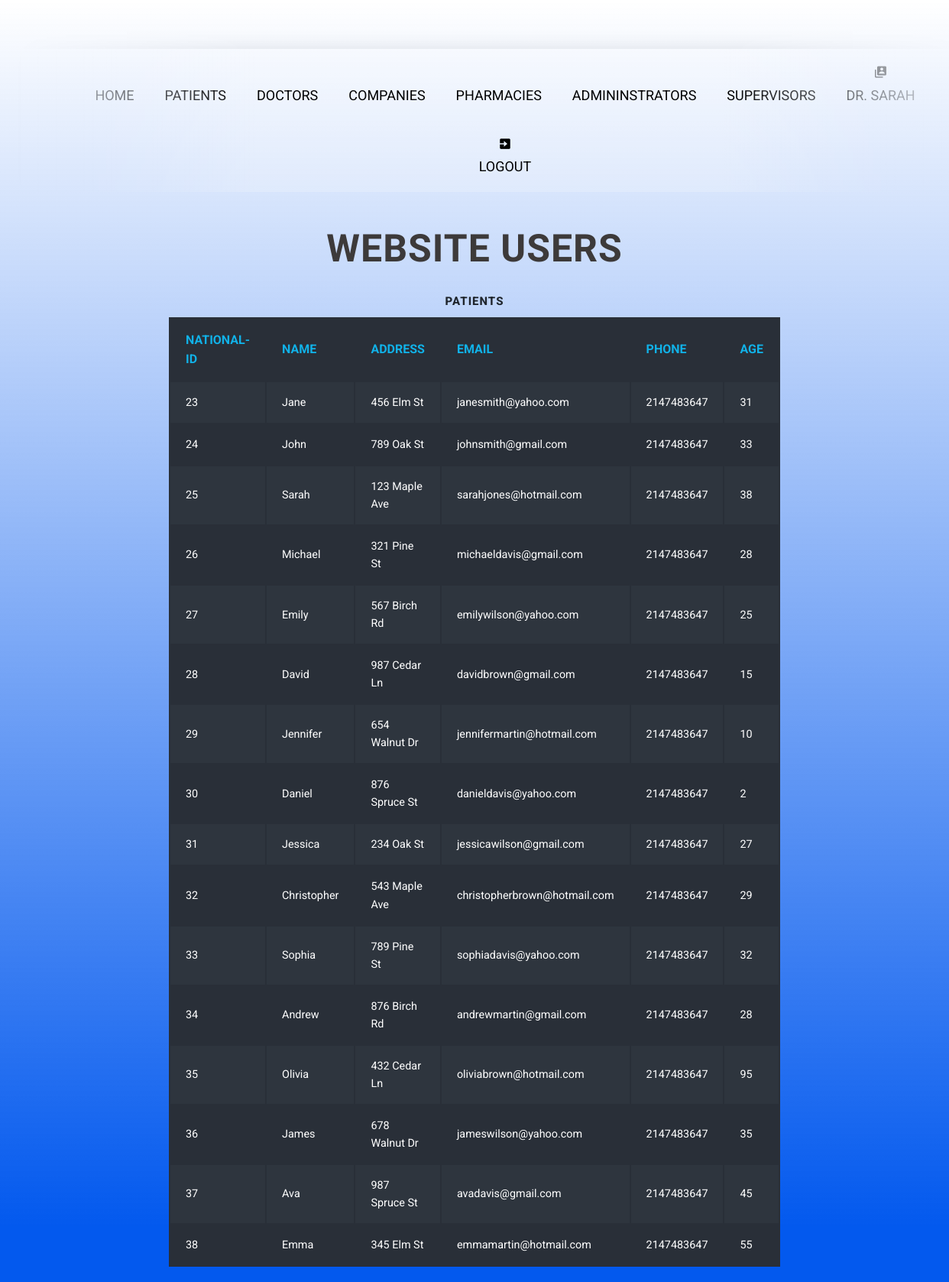
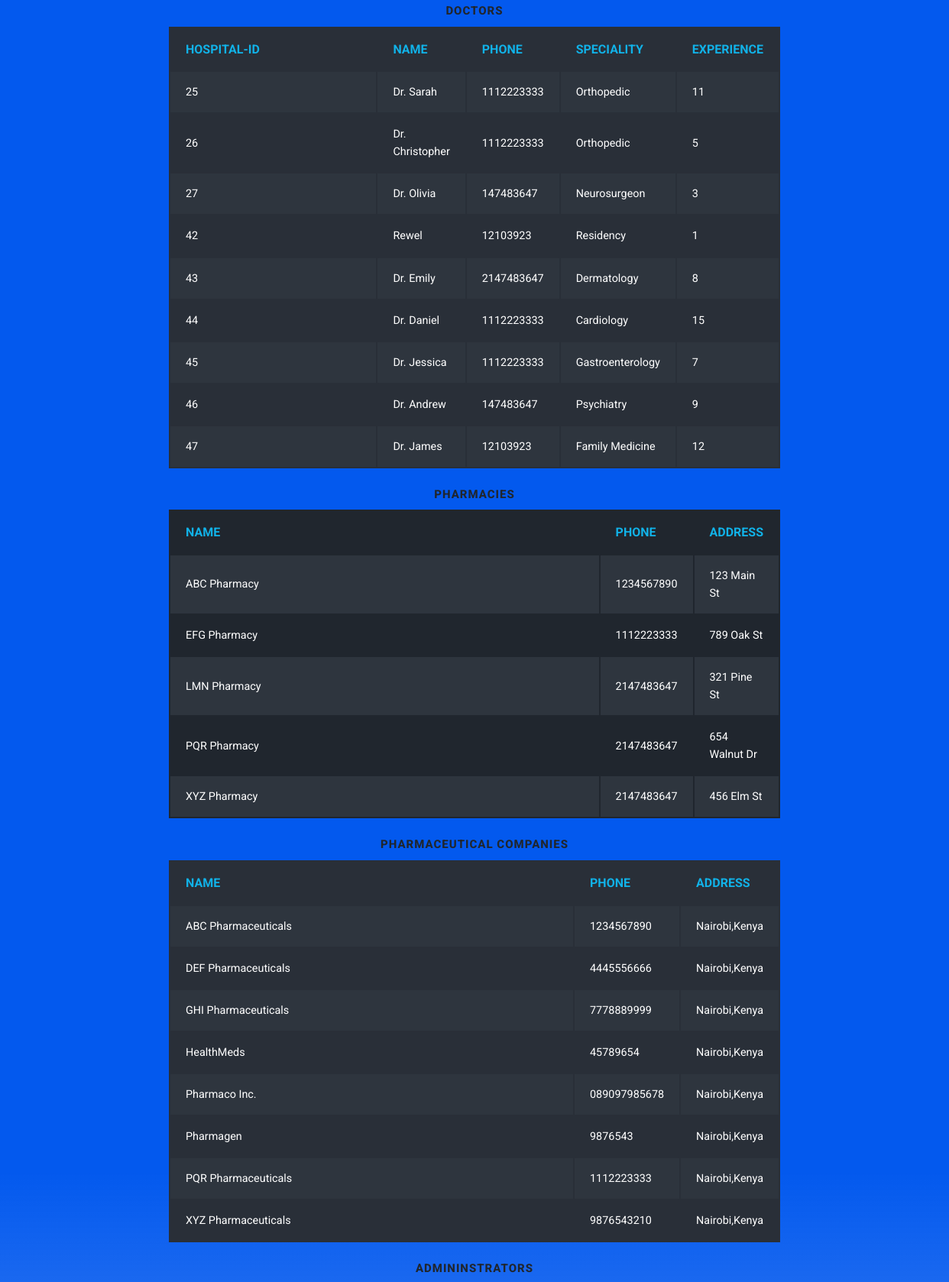
The app's page /admin/admin.php (signed in, upper part) with its own data (2 pictures, top to bottom).
### tables this page shows
CREATE TABLE IF NOT EXISTS `tblpatient` (
  `patient_nat_id` INT(10) NOT NULL,
  `patient_name` VARCHAR(20) NOT NULL,
  `patient_address` VARCHAR(50) NOT NULL,
  `patient_email` VARCHAR(50) NOT NULL,
  `patient_phone` VARCHAR(20) NOT NULL,
  `patient_age` INT(3) NOT NULL,
  `patient_password` VARCHAR(50) NOT NULL,
  PRIMARY KEY (`patient_nat_id`)
);

CREATE TABLE IF NOT EXISTS `tbldoctor` (
  `doc_hos_id` INT(10) NOT NULL,
  `doc_name` VARCHAR(20) NOT NULL,
  `doc_phone` VARCHAR(20) NOT NULL,
  `doc_spec` VARCHAR(20) NOT NULL,
  `doct_years` INT(3) NOT NULL,
  `doc_password` VARCHAR(20) NOT NULL,
  PRIMARY KEY (`doc_hos_id`)

);

CREATE TABLE IF NOT EXISTS `tblpharmacy` (
  `pharmacy_name` VARCHAR(50) NOT NULL,
  `pharmacy_phone` INT(20) NOT NULL,
  `pharmacy_address` VARCHAR(50) NOT NULL,
  `pharmacy_password` VARCHAR(50) NOT NULL,
  PRIMARY KEY (`pharmacy_name`)
);

CREATE TABLE IF NOT EXISTS `pharcomp` (
  `phar_comp_name` VARCHAR(50) NOT NULL,
  `phar_comp_phone` VARCHAR(20) NOT NULL,
  `phar_comp_address` VARCHAR(100) NOT NULL,
  `phar_comp_password` VARCHAR(50) NOT NULL,
  PRIMARY KEY (`phar_comp_name`)

);

### admin/admin.php (the view, shortened to what this page needs)
<?php
$username = $_SESSION["userid"];
?>
<!DOCTYPE html>
<html lang="en" >
<head>
  <link rel="stylesheet" href="https://cdnjs.cloudflare.com/ajax/libs/normalize/5.0.0/normalize.min.css">
  <link href='https://unpkg.com/boxicons@2.1.4/css/boxicons.min.css' rel='stylesheet'>
  <link rel="stylesheet" href="./admin.css">
</head>
<body>
  <nav>
    <ul>
      <li>
        <a href="#">Home</a>
      </li>
      <li>
        <a href="#Patients">Patients</a>
      </li>
      <li>
        <a href="#Doctors">Doctors</a>
      </li>
      <li>
        <a href="#Pharmaceutical">Companies</a>
      </li>
      <li>
        <a href="#Pharmacies">Pharmacies</a>
      </li>
      <li>
        <a href="#Admins">Admininstrators</a>
      </li>
      <li>
        <a href="#Supervisors">Supervisors</a>
      </li>
      <li>
        <a href="#"><i class='bx bxs-user-account'></i><br><?php echo $username?> </a>
      </li>
      <li>
        <a href="../logout.php"><i class='bx bxs-exit'></i><br>Logout</a>
      </li>
    </ul>
  </nav>
<div class="container">
  <h1 style="font-family: 'Kaushan Script', cursive;">Website Users</h1>
  <div class="table-1">
    <h2 id="Patients">Patients</h2>
    <table>
      <tbody>
        <tr>
          <th>National-ID</th>
          <th>Name</th>
          <th>Address</th>
          <th>Email</th>
          <th>Phone</th>
          <th>Age</th>
        </tr>
        <?php
require_once("connect.php");
$sql = "SELECT * FROM tblpatient";
$result = $conn->query($sql);
while ($row = $result->fetch_assoc()) {
    echo "
    <tr>
    <td data-th=\"National-ID\">$row[patient_nat_id]</td>
    <td data-th=\"Name\">$row[patient_name]</td>
    <td data-th=\"Address\">$row[patient_address]</td>
    <td data-th=\"Email\">$row[patient_email]</td>
    <td data-th=\"Phone\">$row[patient_phone]</td>
    <td data-th=\"Age\">$row[patient_age]</td>
  </tr>
    ";
}
?>
      </tbody>
    </table>
  </div>
  <div class="table-2">
    <h2 id="Doctors">Doctors</h2>
    <table>
      <tbody>
        <tr>
          <th>Hospital-ID</th>
          <th>Name</th>
          <th>Phone</th>
          <th>Speciality</th>
          <th>Experience</th>
        </tr>
        <?php
require_once("connect.php");
$sql = "SELECT * FROM tbldoctor";
$result = $conn->query($sql);
while ($row = $result->fetch_assoc()) {
    echo "
    <tr>
    <td data-th=\"Hospital-ID\">$row[doc_hos_id]</td>
    <td data-th=\"Name\">$row[doc_name]</td>
    <td data-th=\"Phone\">$row[doc_phone]</td>
    <td data-th=\"Speciality\">$row[doc_spec]</td>
    <td data-th=\"Experience\">$row[doct_years]</td>
  </tr>
    ";
}
?>
      </tbody>
    </table>
  </div>
  <div class="table-3">
    <h2 id="Pharmacies">Pharmacies</h2>
    <table>
      <tbody>
        <tr>
          <th>Name</th>
          <th>Phone</th>
          <th>Address</th>
        </tr>
        <?php
require_once("connect.php");
$sql = "SELECT * FROM tblpharmacy";
$result = $conn->query($sql);
while ($row = $result->fetch_assoc()) {
    echo "
    <tr>
    <td data-th=\"Name\">$row[pharmacy_name]</td>
    <td data-th=\"Phone\">$row[pharmacy_phone]</td>
    <td data-th=\"Address\">$row[pharmacy_address]</td>
  </tr>
    ";
}
?>
      </tbody>
    </table>
  </div>
  <div class="table-4">
    <h2 id="Pharmaceutical">Pharmaceutical companies</h2>
    <table>
      <tbody>
        <tr>
          <th>Name</th>
          <th>Phone</th>
          <th>Address</th>
        </tr>
        <?php
require_once("connect.php");
$sql = "SELECT * FROM pharcomp";
$result = $conn->query($sql);
while ($row = $result->fetch_assoc()) {
    echo "
    <tr>
    <td data-th=\"Name\">$row[phar_comp_name]</td>
    <td data-th=\"Phone\">$row[phar_comp_phone]</td>
    <td data-th=\"Address\">$row[phar_comp_address]</td>
  </tr>
    ";
}
?>
      </tbody>
    </table>
  </div>
  <div class="table-5">
    <h2 id="Admins">Admininstrators</h2>
  </div>
</div>
</body>
</html>

### admin/admin.css (style rules this page uses)
html { font-size: 62.5%; }
body { font-family: 'Roboto', 'Helvetica Neue', Helvetica, Arial, sans-serif; font-size: 1.6rem; line-height: 1.6; color: #20262e; background: linear-gradient(rgba(255, 255, 255,0.1) ,rgba(3, 89, 238, 1),rgba(3, 89, 238, 1),rgba(255, 255, 255,0.1)); }
.container { max-width: 800px; margin: 40px auto; padding: 0 5%; }
h1 { text-align: center; font-size: 5rem; color: rgb(61, 58, 58); text-transform: uppercase; line-height: 1.375; margin: 0 0 2.4rem 0; letter-spacing: 1px }
h2 { text-align: center; font-size: 1.5rem; font-weight: 800; text-transform: uppercase; line-height: 1.375; margin: 10px 0; letter-spacing: 1px }
table { width: 100%; min-width: 300px; margin-bottom: 2.4rem; background-color: #292f38; color: #fff; overflow: hidden; }
table tr:nth-child(even) { background-color: rgb(46, 53, 62); }
table th, table td:before { color: #11b2e8; text-transform: uppercase; width: 100%; }
table th { display: none; }
table th, table td { margin: .5rem 2rem; text-align: left; }
table td { display: block; font-size: 90%; }
table td:first-child { padding-top: 1rem; }
table td:last-child { padding-bottom: 1rem; }
table td:before { content: attr(data-th) ':\00a0'; font-weight: bold; min-width: 8rem; display: inline-block; }
.table-2 table td:before { min-width: 0; }
.table-3 table { background-color: rgb(46, 53, 62); }
.table-3 table tr:nth-child(even) { background-color: transparent; }
.table-3 table td:before { width: 100%; font-weight: normal; opacity: .8; }
.table-3 table td { margin: 0; padding: 1.5rem 2rem 0 2rem; font-weight: bold }
.table-3 table tr td:first-child { background-color: #20262e; padding-top: 1.5rem; padding-bottom: 1.5rem; }
.table-3 table tr td:last-child { padding-bottom: 1.5rem; border-bottom: 4px solid rgba(255, 255, 255, .3) }
.table-3 table tr:last-child td:last-child { border-bottom: none; }
@media (min-width: 600px) { table td:before { display: none; } }
@media (min-width: 600px) { table th, table td { display: table-cell; } }
@media (min-width: 600px) { table th, table td, table td:first-child, table td:last-child { padding: 1.5rem 2rem; } }
@media (min-width: 600px) { .table-3 table { background-color: #20262e; } }
@media (min-width: 600px) { .table-3 table tr:nth-child(even) { background-color: rgb(46, 53, 62); } }
@media (min-width: 600px) { .table-3 table td { margin: .5rem 2rem; padding: 1.5rem 2rem; font-weight: normal } }
@media (min-width: 600px) { .table-3 table tr td:first-child { background-color: transparent; } }
@media (min-width: 600px) { .table-3 table tr td:last-child { border-bottom: none; } }
nav { width: 100%; mask-image: linear-gradient(90deg, rgba(255, 255, 255, 0) 0%, #ffffff 25%, #ffffff 75%, rgba(255, 255, 255, 0) 100%); margin: 0 ; padding: 40px 20px 0; position: relative; }
nav ul { text-align: center; background: linear-gradient(90deg, rgba(255, 255, 255, 0) 0%, rgba(255, 255, 255, 0.2) 25%, rgba(255, 255, 255, 0.2) 75%, rgba(255, 255, 255, 0) 100%); box-shadow: 0 0 25px rgba(0, 0, 0, 0.1), inset 0 0 1px rgba(255, 255, 255, 0.6); }
nav ul li { display: inline-block; }
nav ul li a { padding: 18px; font-family: 'Roboto', 'Helvetica Neue', Helvetica, Arial, sans-serif; text-transform: uppercase; color: rgb(0, 0, 0); font-size: 18px; text-decoration: none; display: block; }

### records on screen
tblpatient: patient_nat_id "23", patient_name "Jane", patient_address "456 Elm St", patient_email "janesmith@yahoo.com", patient_phone "2147483647", patient_age "31"
tblpatient: patient_nat_id "24", patient_name "John", patient_address "789 Oak St", patient_email "johnsmith@gmail.com", patient_phone "2147483647", patient_age "33"
tblpatient: patient_nat_id "25", patient_name "Sarah", patient_address "123 Maple Ave", patient_email "sarahjones@hotmail.com", patient_phone "2147483647", patient_age "38"
tblpatient: patient_nat_id "26", patient_name "Michael", patient_address "321 Pine St", patient_email "michaeldavis@gmail.com", patient_phone "2147483647", patient_age "28"
tblpatient: patient_nat_id "27", patient_name "Emily", patient_address "567 Birch Rd", patient_email "emilywilson@yahoo.com", patient_phone "2147483647", patient_age "25"
tblpatient: patient_nat_id "28", patient_name "David", patient_address "987 Cedar Ln", patient_email "davidbrown@gmail.com", patient_phone "2147483647", patient_age "15"
tblpatient: patient_nat_id "29", patient_name "Jennifer", patient_address "654 Walnut Dr", patient_email "jennifermartin@hotmail.com", patient_phone "2147483647", patient_age "10"
tblpatient: patient_nat_id "30", patient_name "Daniel", patient_address "876 Spruce St", patient_email "danieldavis@yahoo.com", patient_phone "2147483647", patient_age "2"
tblpatient: patient_nat_id "31", patient_name "Jessica", patient_address "234 Oak St", patient_email "jessicawilson@gmail.com", patient_phone "2147483647", patient_age "27"
tblpatient: patient_nat_id "32", patient_name "Christopher", patient_address "543 Maple Ave", patient_email "christopherbrown@hotmail.com", patient_phone "2147483647", patient_age "29"
tblpatient: patient_nat_id "33", patient_name "Sophia", patient_address "789 Pine St", patient_email "sophiadavis@yahoo.com", patient_phone "2147483647", patient_age "32"
tblpatient: patient_nat_id "34", patient_name "Andrew", patient_address "876 Birch Rd", patient_email "andrewmartin@gmail.com", patient_phone "2147483647", patient_age "28"
tblpatient: patient_nat_id "35", patient_name "Olivia", patient_address "432 Cedar Ln", patient_email "oliviabrown@hotmail.com", patient_phone "2147483647", patient_age "95"
tblpatient: patient_nat_id "36", patient_name "James", patient_address "678 Walnut Dr", patient_email "jameswilson@yahoo.com", patient_phone "2147483647", patient_age "35"
tblpatient: patient_nat_id "37", patient_name "Ava", patient_address "987 Spruce St", patient_email "avadavis@gmail.com", patient_phone "2147483647", patient_age "45"
tblpatient: patient_nat_id "38", patient_name "Emma", patient_address "345 Elm St", patient_email "emmamartin@hotmail.com", patient_phone "2147483647", patient_age "55"
tbldoctor: doc_hos_id "25", doc_name "Dr. Sarah", doc_phone "1112223333", doc_spec "Orthopedic", doct_years "11"
tbldoctor: doc_hos_id "26", doc_name "Dr. Christopher", doc_phone "1112223333", doc_spec "Orthopedic", doct_years "5"
tbldoctor: doc_hos_id "27", doc_name "Dr. Olivia", doc_phone "147483647", doc_spec "Neurosurgeon", doct_years "3"
tbldoctor: doc_hos_id "42", doc_name "Rewel", doc_phone "12103923", doc_spec "Residency", doct_years "1"
tbldoctor: doc_hos_id "43", doc_name "Dr. Emily", doc_phone "2147483647", doc_spec "Dermatology", doct_years "8"
tbldoctor: doc_hos_id "44", doc_name "Dr. Daniel", doc_phone "1112223333", doc_spec "Cardiology", doct_years "15"
tbldoctor: doc_hos_id "45", doc_name "Dr. Jessica", doc_phone "1112223333", doc_spec "Gastroenterology", doct_years "7"
tbldoctor: doc_hos_id "46", doc_name "Dr. Andrew", doc_phone "147483647", doc_spec "Psychiatry", doct_years "9"
tbldoctor: doc_hos_id "47", doc_name "Dr. James", doc_phone "12103923", doc_spec "Family Medicine", doct_years "12"
tblpharmacy: pharmacy_name "ABC Pharmacy", pharmacy_phone "1234567890", pharmacy_address "123 Main St"
tblpharmacy: pharmacy_name "EFG Pharmacy", pharmacy_phone "1112223333", pharmacy_address "789 Oak St"
tblpharmacy: pharmacy_name "LMN Pharmacy", pharmacy_phone "2147483647", pharmacy_address "321 Pine St"
tblpharmacy: pharmacy_name "PQR Pharmacy", pharmacy_phone "2147483647", pharmacy_address "654 Walnut Dr"
tblpharmacy: pharmacy_name "XYZ Pharmacy", pharmacy_phone "2147483647", pharmacy_address "456 Elm St"
pharcomp: phar_comp_name "ABC Pharmaceuticals", phar_comp_phone "1234567890", phar_comp_address "Nairobi,Kenya"
pharcomp: phar_comp_name "DEF Pharmaceuticals", phar_comp_phone "4445556666", phar_comp_address "Nairobi,Kenya"
pharcomp: phar_comp_name "GHI Pharmaceuticals", phar_comp_phone "7778889999", phar_comp_address "Nairobi,Kenya"
pharcomp: phar_comp_name "HealthMeds", phar_comp_phone "45789654", phar_comp_address "Nairobi,Kenya"
pharcomp: phar_comp_name "Pharmaco Inc.", phar_comp_phone "089097985678", phar_comp_address "Nairobi,Kenya"
pharcomp: phar_comp_name "Pharmagen", phar_comp_phone "9876543", phar_comp_address "Nairobi,Kenya"
pharcomp: phar_comp_name "PQR Pharmaceuticals", phar_comp_phone "1112223333", phar_comp_address "Nairobi,Kenya"
pharcomp: phar_comp_name "XYZ Pharmaceuticals", phar_comp_phone "9876543210", phar_comp_address "Nairobi,Kenya"

### other values on screen
$username "DR. SARAH"
